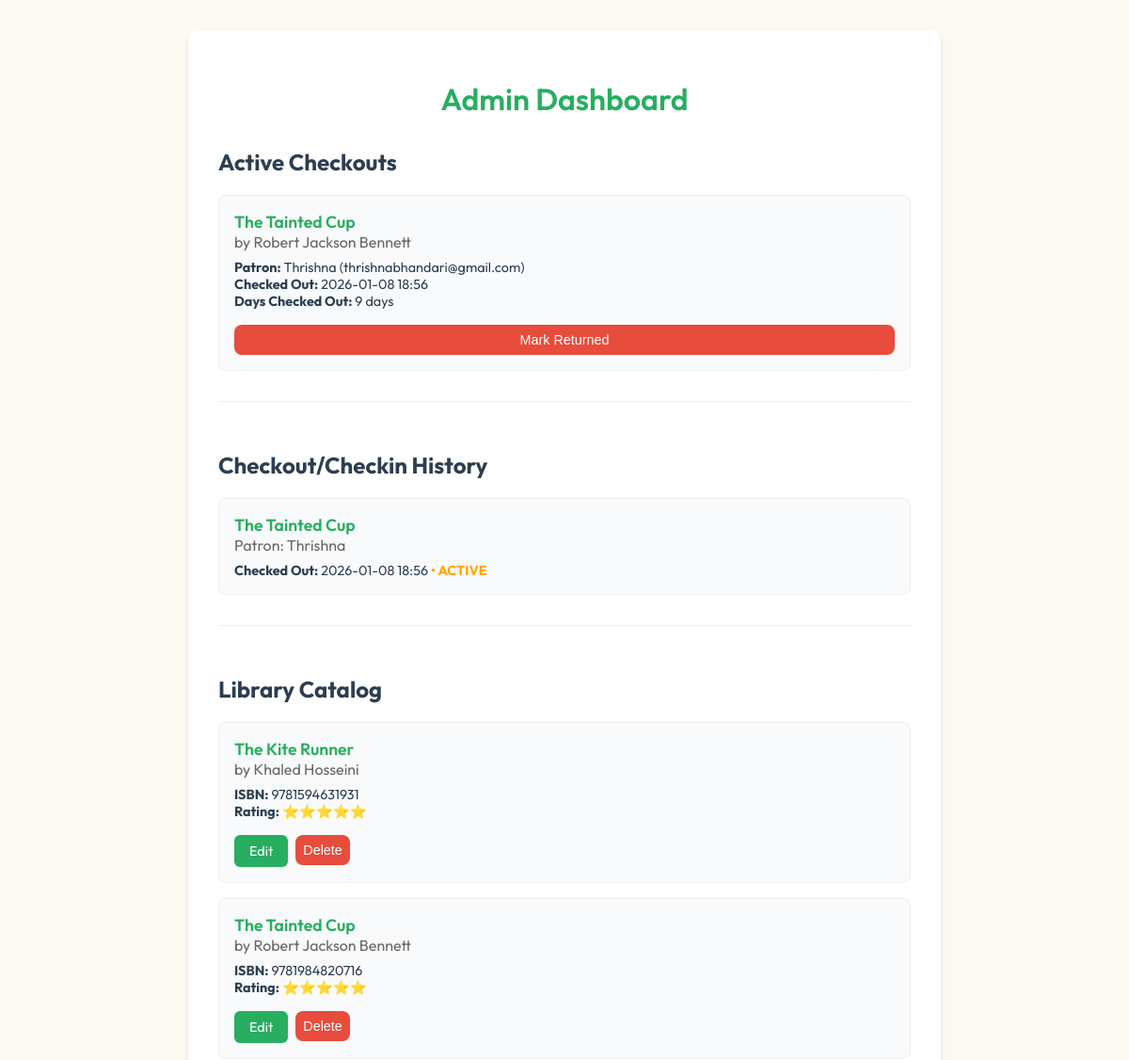
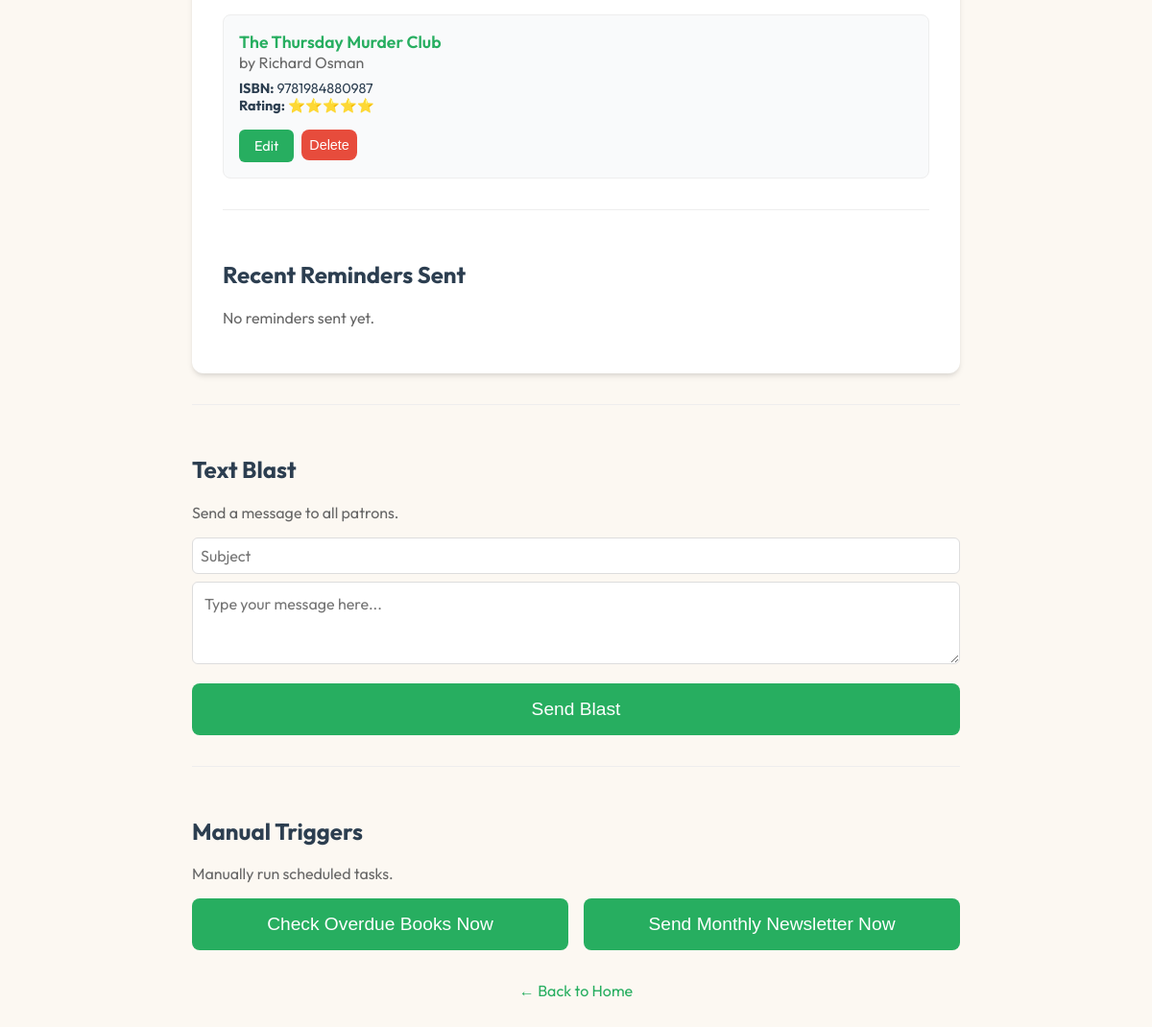
The app's page /admin/ with its own data (2 pictures, top to bottom).
### app/models.py (models this page shows, shortened)
class Checkout(Base):
    __tablename__ = "checkouts"
    id = Column(Integer, primary_key=True, index=True)
    book_isbn = Column(String, ForeignKey("books.isbn"))
    patron_id = Column(Integer, ForeignKey("patrons.id"))
    checked_out_at = Column(DateTime, default=datetime.now)
    returned_at = Column(DateTime, nullable=True)
    last_reminder_sent_at = Column(DateTime, nullable=True)
    book = relationship("Book", back_populates="checkouts")
    patron = relationship("Patron", back_populates="checkouts")

class Book(Base):
    __tablename__ = "books"
    isbn = Column(String, primary_key=True, index=True)
    title = Column(String, index=True)
    author = Column(String, index=True)
    our_review = Column(Text, nullable=True)
    our_rating = Column(Integer, nullable=True) # 1-5
    created_at = Column(DateTime, default=datetime.now)
    checkouts = relationship("Checkout", back_populates="book")
    ratings = relationship("Rating", back_populates="book")

class Patron(Base):
    __tablename__ = "patrons"
    id = Column(Integer, primary_key=True, index=True)
    name = Column(String, index=True)
    email = Column(String, index=True)
    checkouts = relationship("Checkout", back_populates="patron")

### app/routers/admin.py (the view)
@router.get("/", response_class=HTMLResponse)
def admin_dashboard(request: Request, db: Session = Depends(database.get_db)):
    checkouts = crud.get_all_active_checkouts(db)
    logs = crud.get_reminder_logs(db)
    books = crud.get_all_books(db)
    history = crud.get_checkout_history(db)
    return templates.TemplateResponse("admin.html", {
        "request": request,
        "checkouts": checkouts,
        "logs": logs,
        "books": books,
        "history": history,
        "now": datetime.now()
    })

### app/templates/admin.html (shortened to what this page needs)
{% extends "base.html" %}
{% block content %}
<div class="card">
    <h1>Admin Dashboard</h1>
    <div class="text-left">
        <h2>Active Checkouts</h2>
        {% if checkouts %}
        <ul>
            {% for checkout in checkouts %}
            <li class="checkout-item">
                <div class="book-title">
                    {{ checkout.book.title }}
                </div>
                <div class="text-muted mb-05">
                    by {{ checkout.book.author }}
                </div>
                <div class="checkout-details">
                    <strong>Patron:</strong> {{ checkout.patron.name }} ({{ checkout.patron.email }})<br>
                    <strong>Checked Out:</strong> {{ checkout.checked_out_at.strftime('%Y-%m-%d %H:%M') }}<br>
                    <strong>Days Checked Out:</strong> {{ (now - checkout.checked_out_at).days }} days
                </div>
                <form action="/admin/return/{{ checkout.id }}" method="post" class="mt-1">
                    <button type="submit" class="btn-sm btn-danger">Mark
                        Returned</button>
                </form>
            </li>
            {% endfor %}
        </ul>
        {% else %}
        <p>No active checkouts.</p>
        {% endif %}
    </div>
    <div class="text-left mt-2" style="border-top: 1px solid #eee; padding-top: 2rem;">
        <h2>Checkout/Checkin History</h2>
        {% if history %}
        <ul>
            {% for checkout in history %}
            <li class="checkout-item">
                <div class="book-title">
                    {{ checkout.book.title if checkout.book else "Unknown Book" }}
                </div>
                <div class="text-muted mb-05">
                    Patron: {{ checkout.patron.name if checkout.patron else "Unknown" }}
                </div>
                <div class="checkout-details">
                    <strong>Checked Out:</strong> {{ checkout.checked_out_at.strftime('%Y-%m-%d %H:%M') }}
                    {% if checkout.returned_at %}
                    <br><strong>Returned:</strong> {{ checkout.returned_at.strftime('%Y-%m-%d %H:%M') }}
                    <span style="color: green; font-weight: bold;">✓ RETURNED</span>
                    {% else %}
                    <span style="color: orange; font-weight: bold;">• ACTIVE</span>
                    {% endif %}
                </div>
            </li>
            {% endfor %}
        </ul>
        {% else %}
        <p class="text-muted">No checkout history yet.</p>
        {% endif %}
    </div>
    <div class="text-left mt-2" style="border-top: 1px solid #eee; padding-top: 2rem;">
        <h2>Library Catalog</h2>
        {% if books %}
        <ul>
            {% for book in books %}
            <li class="checkout-item">
                <div class="book-title">
                    {{ book.title }}
                </div>
                <div class="text-muted mb-05">
                    by {{ book.author }}
                </div>
                <div class="checkout-details">
                    <strong>ISBN:</strong> {{ book.isbn }}<br>
                    {% if book.our_rating %}
                    <strong>Rating:</strong> {% for i in range(book.our_rating) %}⭐{% endfor %}
                    {% endif %}
                </div>
                <div class="mt-1" style="display: flex; gap: 0.5rem;">
                    <a href="/admin/book/{{ book.isbn }}/edit" class="btn-sm"
                        style="background-color: var(--accent-color); color: white; text-decoration: none; padding: 0.5rem 1rem; border-radius: 6px;">Edit</a>
                    <form action="/admin/book/{{ book.isbn }}/delete" method="post" style="margin: 0;"
                        onsubmit="return confirm('Are you sure you want to delete this book?');">
                        <button type="submit" class="btn-sm btn-danger">Delete</button>
                    </form>
                </div>
            </li>
            {% endfor %}
        </ul>
        {% else %}
        <p class="text-muted">No books in the library yet.</p>
        {% endif %}
    </div>
    <div class="text-left mt-2" style="border-top: 1px solid #eee; padding-top: 2rem;">
        <h2>Recent Reminders Sent</h2>
        {% if logs %}
        <ul>
            {% for log in logs %}
            <li class="checkout-item">
                <div class="book-title">
                    {{ log.checkout.book.title if log.checkout and log.checkout.book else "Unknown Book" }}
                </div>
                <div class="text-muted mb-05">
                    To: {{ log.checkout.patron.name if log.checkout and log.checkout.patron else "Unknown Patron" }}
                    ({{ log.checkout.patron.email if log.checkout and log.checkout.patron else "?" }})
                </div>
                <div class="checkout-details">
                    <strong>Sent At:</strong> {{ log.sent_at.strftime('%Y-%m-%d %H:%M:%S') }}<br>
                    <strong>Status:</strong>
                    <span style="color: {{ 'green' if log.status == 'sent' else 'red' }}; font-weight: bold;">
                        {{ log.status.upper() }}
                    </span>
                </div>
            </li>
            {% endfor %}
        </ul>
        {% else %}
        <p class="text-muted">No reminders sent yet.</p>
        {% endif %}
    </div>
</div>
<div class="text-left mt-2" style="border-top: 1px solid #eee; padding-top: 2rem;">
    <h2>Text Blast</h2>
    <p class="text-muted">Send a message to all patrons.</p>
    <form action="/admin/blast" method="post"
        onsubmit="event.preventDefault(); showModal(this, 'Send Text Blast', 'Are you sure you want to message everyone?', 'btn-primary');">
        <input type="text" name="subject" class="mb-1" placeholder="Subject"
            style="width: 100%; padding: 0.5rem; margin-bottom: 0.5rem;" required>
        <textarea name="message" class="mb-1" rows="3" required placeholder="Type your message here..."></textarea>
        <button type="submit">Send Blast</button>
    </form>
</div>
<div class="text-left mt-2" style="border-top: 1px solid #eee; padding-top: 2rem;">
    <h2>Manual Triggers</h2>
    <p class="text-muted">Manually run scheduled tasks.</p>
    <div style="display: flex; gap: 1rem;">
        <form action="/admin/trigger-overdue-check" method="post" style="margin: 0; flex: 1;"
            onsubmit="event.preventDefault(); showModal(this, 'Check Overdue Books', 'Run overdue check now? Emails will be sent to patrons with overdue books.', 'btn-warning');">
            <button type="submit" class="btn-warning" style="width: 100%;">Check Overdue Books Now</button>
        </form>
        <form action="/admin/trigger-newsletter" method="post" style="margin: 0; flex: 1;"
            onsubmit="event.preventDefault(); showModal(this, 'Send Monthly Newsletter', 'Send monthly newsletter now? Emails will be sent to ALL patrons.', 'btn-info');">
            <button type="submit" class="btn-info" style="width: 100%;">Send Monthly Newsletter Now</button>
        </form>
    </div>
</div>
<div class="mt-2">
    <a href="/" class="link-accent">← Back to Home</a>
</div>
{% endblock %}

### app/templates/base.html (shortened to what this page needs)
<!DOCTYPE html>
<html lang="en">
<head>
    <link rel="stylesheet" href="/static/style.css?v=5">
</head>
<body>
    <main>
        {% block content %}{% endblock %}
    </main>
</body>
</html>

### app/static/style.css (style rules this page uses)
:root { --bg-color: #fcf8f2; --text-color: #2c3e50; --accent-color: #27ae60; --card-bg: #ffffff; --shadow: 0 4px 6px -1px rgba(0, 0, 0, 0.1), 0 2px 4px -1px rgba(0, 0, 0, 0.06); }
body { background-color: var(--bg-color); color: var(--text-color); font-family: 'Outfit', sans-serif; margin: 0; padding: 0; display: flex; justify-content: center; align-items: center; min-height: 100vh; }
main { width: 100%; max-width: 800px; padding: 2rem; text-align: center; }
h1 { font-weight: 600; color: var(--accent-color); margin-bottom: 2rem; }
.card { background: var(--card-bg); padding: 2rem; border-radius: 12px; box-shadow: var(--shadow); margin-bottom: 2rem; }
input[type="text"], input[type="number"], input[type="email"], textarea, select { width: 100%; padding: 0.75rem; border: 1px solid #ddd; border-radius: 6px; margin-bottom: 1rem; font-size: 1rem; font-family: inherit; box-sizing: border-box; }
button { background-color: var(--accent-color); color: white; border: none; padding: 1rem 2rem; font-size: 1.2rem; border-radius: 8px; cursor: pointer; transition: background-color 0.2s; width: 100%; }
ul { list-style: none; padding: 0; }
li { background: #f9fafb; margin-bottom: 0.5rem; padding: 0.75rem; border-radius: 6px; text-align: left; }
.text-left { text-align: left; }
.mt-1 { margin-top: 1rem; }
.mt-2 { margin-top: 2rem; }
.mb-1 { margin-bottom: 1rem; }
.mb-05 { margin-bottom: 0.5rem; }
.text-muted { color: #666; }
.btn-sm { padding: 0.5rem; font-size: 0.9rem; }
.btn-danger { background-color: #e74c3c; }
.checkout-item { border: 1px solid #eee; padding: 1rem; margin-bottom: 1rem; border-radius: 8px; }
.book-title { font-weight: 600; font-size: 1.1rem; color: var(--accent-color); }
.checkout-details { font-size: 0.9rem; }
.link-accent { text-decoration: none; color: var(--accent-color); }

### records on screen
Checkout: book "The Tainted Cup", book.author "Robert Jackson Bennett", patron.name "Thrishna", patron.email "thrishnabhandari@gmail.com", checked_out_at "2026-01-08 18:56", (now-checkout.checked_out_at).days "9", patron "Thrishna", shows "• ACTIVE"
Book: title "The Kite Runner", author "Khaled Hosseini", isbn "9781594631931", shows "Rating:"
Book: title "The Tainted Cup", author "Robert Jackson Bennett", isbn "9781984820716", shows "Rating:"
Book: title "The Thursday Murder Club", author "Richard Osman", isbn "9781984880987", shows "Rating:"
